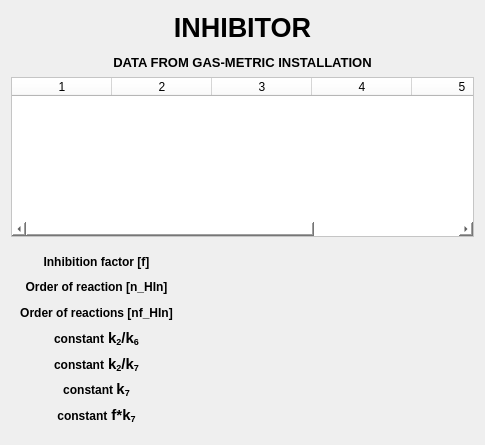
           <widget class="QFrame" name="frame">
            <property name="geometry">
             <rect>
              <x>310</x>
              <y>10</y>
              <width>485</width>
              <height>445</height>
             </rect>
            </property>
            <layout class="QVBoxLayout" name="verticalLayout_30">
             <item>
              <widget class="QLabel" name="dataLabel4_4">
               <property name="minimumSize">
                <size>
                 <width>400</width>
                 <height>60</height>
                </size>
               </property>
               <property name="font">
                <font>
                 <pointsize>10</pointsize>
                 <weight>75</weight>
                 <bold>true</bold>
                </font>
               </property>
               <property name="text">
                <string>&lt;html&gt;&lt;head/&gt;&lt;body&gt;&lt;p align=&quot;center&quot;&gt;&lt;span style=&quot; font-size:20pt;&quot;&gt;INHIBITOR&lt;/span&gt;&lt;/p&gt;&lt;p align=&quot;center&quot;&gt;DATA FROM GAS-METRIC INSTALLATION&lt;/p&gt;&lt;/body&gt;&lt;/html&gt;</string>
               </property>
              </widget>
             </item>
             <item>
              <widget class="QTableWidget" name="dataTable4">
               <property name="sizePolicy">
                <sizepolicy hsizetype="Preferred" vsizetype="Preferred">
                 <horstretch>0</horstretch>
                 <verstretch>0</verstretch>
                </sizepolicy>
               </property>
               <property name="minimumSize">
                <size>
                 <width>400</width>
                 <height>150</height>
                </size>
               </property>
               <property name="maximumSize">
                <size>
                 <width>16777215</width>
                 <height>225</height>
                </size>
               </property>
               <property name="styleSheet">
                <string notr="true">background-color:white;</string>
               </property>
               <property name="showGrid">
                <bool>true</bool>
               </property>
               <property name="gridStyle">
                <enum>Qt::SolidLine</enum>
               </property>
               <property name="sortingEnabled">
                <bool>false</bool>
               </property>
               <property name="cornerButtonEnabled">
                <bool>false</bool>
               </property>
               <property name="columnCount">
                <number>6</number>
               </property>
               <attribute name="horizontalHeaderCascadingSectionResizes">
                <bool>false</bool>
               </attribute>
               <attribute name="horizontalHeaderStretchLastSection">
                <bool>false</bool>
               </attribute>
               <attribute name="verticalHeaderCascadingSectionResizes">
                <bool>false</bool>
               </attribute>
               <attribute name="verticalHeaderShowSortIndicator" stdset="0">
                <bool>false</bool>
               </attribute>
               <attribute name="verticalHeaderStretchLastSection">
                <bool>false</bool>
               </attribute>
               <column/>
               <column/>
               <column/>
               <column/>
               <column/>
               <column/>
              </widget>
             </item>
             <item>
              <widget class="QWidget" name="widget" native="true">
               <property name="minimumSize">
                <size>
                 <width>400</width>
                 <height>191</height>
                </size>
               </property>
               <layout class="QGridLayout" name="gridLayout_13">
                <item row="4" column="2">
                 <widget class="QLabel" name="Sa_k2k7Value4">
                  <property name="enabled">
                   <bool>true</bool>
                  </property>
                  <property name="font">
                   <font>
                    <pointsize>8</pointsize>
                    <weight>75</weight>
                    <bold>true</bold>
                   </font>
                  </property>
                  <property name="lineWidth">
                   <number>-2</number>
                  </property>
                  <property name="midLineWidth">
                   <number>1</number>
                  </property>
                  <property name="text">
                   <string/>
                  </property>
                 </widget>
                </item>
                <item row="1" column="0">
                 <widget class="QLabel" name="n_HInLabel4">
                  <property name="enabled">
                   <bool>true</bool>
                  </property>
                  <property name="font">
                   <font>
                    <pointsize>8</pointsize>
                    <weight>75</weight>
                    <bold>true</bold>
                   </font>
                  </property>
                  <property name="text">
                   <string>&lt;html&gt;&lt;head/&gt;&lt;body&gt;&lt;p align=&quot;center&quot;&gt;&lt;span style=&quot; font-size:9pt;&quot;&gt;Order of reaction [n_HIn]&lt;/span&gt;&lt;/p&gt;&lt;/body&gt;&lt;/html&gt;</string>
                  </property>
                 </widget>
                </item>
                <item row="6" column="1">
                 <widget class="QLabel" name="fk7Value4">
                  <property name="enabled">
                   <bool>true</bool>
                  </property>
                  <property name="font">
                   <font>
                    <pointsize>8</pointsize>
                    <weight>75</weight>
                    <bold>true</bold>
                   </font>
                  </property>
                  <property name="lineWidth">
                   <number>-2</number>
                  </property>
                  <property name="midLineWidth">
                   <number>1</number>
                  </property>
                  <property name="text">
                   <string/>
                  </property>
                 </widget>
                </item>
                <item row="0" column="0">
                 <widget class="QLabel" name="fLabel4_7">
                  <property name="enabled">
                   <bool>true</bool>
                  </property>
                  <property name="font">
                   <font>
                    <pointsize>8</pointsize>
                    <weight>75</weight>
                    <bold>true</bold>
                   </font>
                  </property>
                  <property name="text">
                   <string>&lt;html&gt;&lt;head/&gt;&lt;body&gt;&lt;p align=&quot;center&quot;&gt;&lt;span style=&quot; font-size:9pt;&quot;&gt;Inhibition factor [f]&lt;/span&gt;&lt;/p&gt;&lt;/body&gt;&lt;/html&gt;</string>
                  </property>
                 </widget>
                </item>
                <item row="5" column="0">
                 <widget class="QLabel" name="k7Value412">
                  <property name="enabled">
                   <bool>true</bool>
                  </property>
                  <property name="font">
                   <font>
                    <pointsize>8</pointsize>
                    <weight>75</weight>
                    <bold>true</bold>
                   </font>
                  </property>
                  <property name="text">
                   <string>&lt;html&gt;&lt;head/&gt;&lt;body&gt;&lt;p align=&quot;center&quot;&gt;&lt;span style=&quot; font-size:9pt;&quot;&gt;constant &lt;/span&gt;&lt;span style=&quot; font-size:11pt;&quot;&gt;k&lt;/span&gt;&lt;span style=&quot; font-size:11pt; vertical-align:sub;&quot;&gt;7&lt;/span&gt;&lt;/p&gt;&lt;/body&gt;&lt;/html&gt;</string>
                  </property>
                 </widget>
                </item>
                <item row="0" column="2">
                 <widget class="QLabel" name="Sa_fValue4">
                  <property name="enabled">
                   <bool>true</bool>
                  </property>
                  <property name="maximumSize">
                   <size>
                    <width>150</width>
                    <height>16777215</height>
                   </size>
                  </property>
                  <property name="font">
                   <font>
                    <pointsize>8</pointsize>
                    <weight>75</weight>
                    <bold>true</bold>
                   </font>
                  </property>
                  <property name="lineWidth">
                   <number>-2</number>
                  </property>
                  <property name="midLineWidth">
                   <number>1</number>
                  </property>
                  <property name="text">
                   <string/>
                  </property>
                 </widget>
                </item>
                <item row="5" column="2">
                 <widget class="QLabel" name="Sa_k7Value4">
                  <property name="enabled">
                   <bool>true</bool>
                  </property>
                  <property name="font">
                   <font>
                    <pointsize>8</pointsize>
                    <weight>75</weight>
                    <bold>true</bold>
                   </font>
                  </property>
                  <property name="lineWidth">
                   <number>-2</number>
                  </property>
                  <property name="text">
                   <string/>
                  </property>
                 </widget>
                </item>
                <item row="1" column="1">
                 <widget class="QLabel" name="nValue4">
                  <property name="enabled">
                   <bool>true</bool>
                  </property>
                  <property name="maximumSize">
                   <size>
                    <width>150</width>
                    <height>16777215</height>
                   </size>
                  </property>
                  <property name="font">
                   <font>
                    <pointsize>8</pointsize>
                    <weight>75</weight>
                    <bold>true</bold>
                   </font>
                  </property>
                  <property name="lineWidth">
                   <number>-2</number>
                  </property>
                  <property name="midLineWidth">
                   <number>1</number>
                  </property>
                  <property name="text">
                   <string/>
                  </property>
                 </widget>
                </item>
                <item row="5" column="1">
                 <widget class="QLabel" name="k7Value4">
                  <property name="enabled">
                   <bool>true</bool>
                  </property>
                  <property name="font">
                   <font>
                    <pointsize>8</pointsize>
                    <weight>75</weight>
                    <bold>true</bold>
                   </font>
                  </property>
                  <property name="lineWidth">
                   <number>-2</number>
                  </property>
                  <property name="midLineWidth">
                   <number>1</number>
                  </property>
                  <property name="text">
                   <string/>
                  </property>
                 </widget>
                </item>
                <item row="3" column="2">
                 <widget class="QLabel" name="Sa_k2k6Value4">
                  <property name="enabled">
                   <bool>true</bool>
                  </property>
                  <property name="font">
                   <font>
                    <pointsize>8</pointsize>
                    <weight>75</weight>
                    <bold>true</bold>
                   </font>
                  </property>
                  <property name="lineWidth">
                   <number>-2</number>
                  </property>
                  <property name="midLineWidth">
                   <number>1</number>
                  </property>
                  <property name="text">
                   <string/>
                  </property>
                 </widget>
                </item>
                <item row="1" column="2">
                 <widget class="QLabel" name="Sa_nValue4">
                  <property name="enabled">
                   <bool>true</bool>
                  </property>
                  <property name="maximumSize">
                   <size>
                    <width>150</width>
                    <height>16777215</height>
                   </size>
                  </property>
                  <property name="font">
                   <font>
                    <pointsize>8</pointsize>
                    <weight>75</weight>
                    <bold>true</bold>
                   </font>
                  </property>
                  <property name="lineWidth">
                   <number>-2</number>
                  </property>
                  <property name="midLineWidth">
                   <number>1</number>
                  </property>
                  <property name="text">
                   <string/>
                  </property>
                 </widget>
                </item>
                <item row="4" column="1">
                 <widget class="QLabel" name="k2k7Value4">
                  <property name="enabled">
                   <bool>true</bool>
                  </property>
                  <property name="font">
                   <font>
                    <pointsize>8</pointsize>
                    <weight>75</weight>
                    <bold>true</bold>
                   </font>
                  </property>
                  <property name="lineWidth">
                   <number>-2</number>
                  </property>
                  <property name="midLineWidth">
                   <number>1</number>
                  </property>
                  <property name="text">
                   <string/>
                  </property>
                 </widget>
                </item>
                <item row="6" column="2">
                 <widget class="QLabel" name="Sa_fk7Value4">
                  <property name="enabled">
                   <bool>true</bool>
                  </property>
                  <property name="font">
                   <font>
                    <pointsize>8</pointsize>
                    <weight>75</weight>
                    <bold>true</bold>
                   </font>
                  </property>
                  <property name="lineWidth">
                   <number>-2</number>
                  </property>
                  <property name="text">
                   <string/>
                  </property>
                 </widget>
                </item>
                <item row="2" column="1">
                 <widget class="QLabel" name="nfValue4">
                  <property name="enabled">
                   <bool>true</bool>
                  </property>
                  <property name="maximumSize">
                   <size>
                    <width>150</width>
                    <height>16777215</height>
                   </size>
                  </property>
                  <property name="font">
                   <font>
                    <pointsize>8</pointsize>
                    <weight>75</weight>
                    <bold>true</bold>
                   </font>
                  </property>
                  <property name="lineWidth">
                   <number>-2</number>
                  </property>
                  <property name="midLineWidth">
                   <number>1</number>
                  </property>
                  <property name="text">
                   <string/>
                  </property>
                 </widget>
                </item>
                <item row="4" column="0">
                 <widget class="QLabel" name="fLabel4_5">
                  <property name="enabled">
                   <bool>true</bool>
                  </property>
                  <property name="font">
                   <font>
                    <pointsize>8</pointsize>
                    <weight>75</weight>
                    <bold>true</bold>
                   </font>
                  </property>
                  <property name="text">
                   <string>&lt;html&gt;&lt;head/&gt;&lt;body&gt;&lt;p align=&quot;center&quot;&gt;&lt;span style=&quot; font-size:9pt;&quot;&gt;constant&lt;/span&gt;&lt;span style=&quot; font-size:11pt;&quot;&gt; k&lt;/span&gt;&lt;span style=&quot; font-size:11pt; vertical-align:sub;&quot;&gt;2&lt;/span&gt;&lt;span style=&quot; font-size:11pt;&quot;&gt;/k&lt;/span&gt;&lt;span style=&quot; font-size:11pt; vertical-align:sub;&quot;&gt;7&lt;/span&gt;&lt;/p&gt;&lt;/body&gt;&lt;/html&gt;</string>
                  </property>
                 </widget>
                </item>
                <item row="6" column="0">
                 <widget class="QLabel" name="fk7Value412">
                  <property name="enabled">
                   <bool>true</bool>
                  </property>
                  <property name="font">
                   <font>
                    <pointsize>8</pointsize>
                    <weight>75</weight>
                    <bold>true</bold>
                   </font>
                  </property>
                  <property name="text">
                   <string>&lt;html&gt;&lt;head/&gt;&lt;body&gt;&lt;p align=&quot;center&quot;&gt;&lt;span style=&quot; font-size:9pt;&quot;&gt;constant&lt;/span&gt;&lt;span style=&quot; font-size:11pt;&quot;&gt; f*k&lt;/span&gt;&lt;span style=&quot; font-size:11pt; vertical-align:sub;&quot;&gt;7&lt;/span&gt;&lt;/p&gt;&lt;/body&gt;&lt;/html&gt;</string>
                  </property>
                 </widget>
                </item>
                <item row="0" column="1">
                 <widget class="QLabel" name="fValue4">
                  <property name="enabled">
                   <bool>true</bool>
                  </property>
                  <property name="maximumSize">
                   <size>
                    <width>150</width>
                    <height>16777215</height>
                   </size>
                  </property>
                  <property name="font">
                   <font>
                    <pointsize>8</pointsize>
                    <weight>75</weight>
                    <bold>true</bold>
                   </font>
                  </property>
                  <property name="lineWidth">
                   <number>-2</number>
                  </property>
                  <property name="midLineWidth">
                   <number>1</number>
                  </property>
                  <property name="text">
                   <string/>
                  </property>
                 </widget>
                </item>
                <item row="3" column="1">
                 <widget class="QLabel" name="k2k6Value4">
                  <property name="enabled">
                   <bool>true</bool>
                  </property>
                  <property name="font">
                   <font>
                    <pointsize>8</pointsize>
                    <weight>75</weight>
                    <bold>true</bold>
                   </font>
                  </property>
                  <property name="lineWidth">
                   <number>-2</number>
                  </property>
                  <property name="midLineWidth">
                   <number>1</number>
                  </property>
                  <property name="text">
                   <string/>
                  </property>
                 </widget>
                </item>
                <item row="3" column="0">
                 <widget class="QLabel" name="fLabel4_6">
                  <property name="enabled">
                   <bool>true</bool>
                  </property>
                  <property name="font">
                   <font>
                    <pointsize>8</pointsize>
                    <weight>75</weight>
                    <bold>true</bold>
                   </font>
                  </property>
                  <property name="text">
                   <string>&lt;html&gt;&lt;head/&gt;&lt;body&gt;&lt;p align=&quot;center&quot;&gt;&lt;span style=&quot; font-size:9pt;&quot;&gt;constant&lt;/span&gt;&lt;span style=&quot; font-size:11pt;&quot;&gt; k&lt;/span&gt;&lt;span style=&quot; font-size:11pt; vertical-align:sub;&quot;&gt;2&lt;/span&gt;&lt;span style=&quot; font-size:11pt;&quot;&gt;/k&lt;/span&gt;&lt;span style=&quot; font-size:11pt; vertical-align:sub;&quot;&gt;6&lt;/span&gt;&lt;/p&gt;&lt;/body&gt;&lt;/html&gt;</string>
                  </property>
                 </widget>
                </item>
                <item row="2" column="2">
                 <widget class="QLabel" name="Sa_nfValue4">
                  <property name="enabled">
                   <bool>true</bool>
                  </property>
                  <property name="maximumSize">
                   <size>
                    <width>150</width>
                    <height>16777215</height>
                   </size>
                  </property>
                  <property name="font">
                   <font>
                    <pointsize>8</pointsize>
                    <weight>75</weight>
                    <bold>true</bold>
                   </font>
                  </property>
                  <property name="lineWidth">
                   <number>-2</number>
                  </property>
                  <property name="midLineWidth">
                   <number>1</number>
                  </property>
                  <property name="text">
                   <string/>
                  </property>
                 </widget>
                </item>
                <item row="2" column="0">
                 <widget class="QLabel" name="nf_HInLabel4">
                  <property name="enabled">
                   <bool>true</bool>
                  </property>
                  <property name="font">
                   <font>
                    <pointsize>8</pointsize>
                    <weight>75</weight>
                    <bold>true</bold>
                   </font>
                  </property>
                  <property name="text">
                   <string>&lt;html&gt;&lt;head/&gt;&lt;body&gt;&lt;p align=&quot;center&quot;&gt;&lt;span style=&quot; font-size:9pt;&quot;&gt;Order of reactions [nf_HIn]&lt;/span&gt;&lt;/p&gt;&lt;/body&gt;&lt;/html&gt;</string>
                  </property>
                 </widget>
                </item>
               </layout>
              </widget>
             </item>
            </layout>
           </widget>
